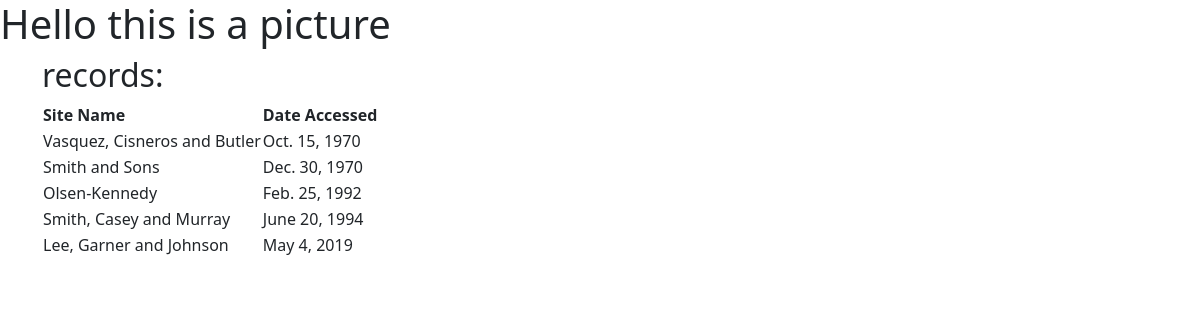
The page / on the database its author committed.
### first_app/models.py (models this page shows, shortened)
class AccessRecord(models.Model):
    name = models.ForeignKey(Webpage, on_delete=models.CASCADE)
    date = models.DateField()

class Webpage(models.Model):
    topic = models.ForeignKey(Topic, on_delete=models.CASCADE)
    name = models.CharField(max_length=264,unique=True)
    url = models.URLField(unique=True)
    def __str__(self):
        return self.name

### first_app/views.py (the view)
# urls.py: url("", views.index, name='index'),
def index(request):
    webpages_list = AccessRecord.objects.order_by('date')
    date_dict = {'access_records':webpages_list}
    my_dict = {'insert_me':"Hello I am from views.py"}
    return render(request, 'index.html',context = date_dict)

### templates/index.html (shortened to what this page needs)
<!DOCTYPE html>
{% load static %}
<html>
    <head>
        <link rel="stylesheet" href="https://cdn.jsdelivr.net/npm/bootstrap@5.2.3/dist/css/bootstrap.min.css">
    </head>
    <body>
        <h1>Hello this is a picture</h1>
        <div class="container">
            <div class="jumbotron">
                <h2>records:</h2>
            </div>
            <div class = "djangtwo">
                {% if access_records %}
                <table>
                    <thead>
                        <th>Site Name</th>
                        <th>Date Accessed</th>
                    </thead>
                    {% for acc in access_records%}
                    <tr>
                        <td>{{ acc.name }}</td>
                        <td>{{ acc.date }}</td>
                    </tr>
                    {% endfor %}
                </table>
                {% else %}
                    <p> No Access records found </p>
                {% endif %}
            </div>
        </div>
    </body>
</html>

### rows shown on the page
AccessRecord: name "Vasquez, Cisneros and Butler", date "Oct. 15, 1970"
AccessRecord: name "Smith and Sons", date "Dec. 30, 1970"
AccessRecord: name "Olsen-Kennedy", date "Feb. 25, 1992"
AccessRecord: name "Smith, Casey and Murray", date "June 20, 1994"
AccessRecord: name "Lee, Garner and Johnson", date "May 4, 2019"
